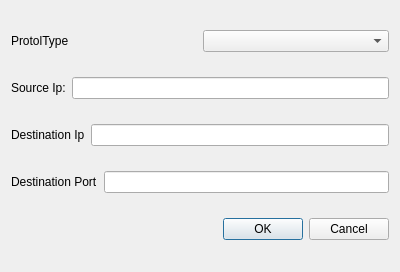
<?xml version="1.0" encoding="UTF-8"?>
<ui version="4.0">
 <class>FDialog</class>
 <widget class="QDialog" name="FDialog">
  <property name="geometry">
   <rect>
    <x>0</x>
    <y>0</y>
    <width>400</width>
    <height>272</height>
   </rect>
  </property>
  <property name="windowTitle">
   <string>FilterDialog</string>
  </property>
  <layout class="QVBoxLayout" name="verticalLayout">
   <item>
    <layout class="QHBoxLayout" name="horizontalLayout_4">
     <item>
      <widget class="QLabel" name="label">
       <property name="text">
        <string>ProtolType</string>
       </property>
       <property name="buddy">
        <cstring>TypeChooser</cstring>
       </property>
      </widget>
     </item>
     <item>
      <widget class="QComboBox" name="TypeChooser">
       <item>
        <property name="text">
         <string/>
        </property>
       </item>
       <item>
        <property name="text">
         <string>ip6</string>
        </property>
       </item>
       <item>
        <property name="text">
         <string>ip4</string>
        </property>
       </item>
       <item>
        <property name="text">
         <string>arp</string>
        </property>
       </item>
       <item>
        <property name="text">
         <string>icmp6</string>
        </property>
       </item>
       <item>
        <property name="text">
         <string>icmp4</string>
        </property>
       </item>
       <item>
        <property name="text">
         <string>tcp</string>
        </property>
       </item>
       <item>
        <property name="text">
         <string>udp</string>
        </property>
       </item>
       <item>
        <property name="text">
         <string>DNS</string>
        </property>
       </item>
       <item>
        <property name="text">
         <string>HTTP</string>
        </property>
       </item>
       <item>
        <property name="text">
         <string>FTP</string>
        </property>
       </item>
       <item>
        <property name="text">
         <string>POP3</string>
        </property>
       </item>
       <item>
        <property name="text">
         <string>SSH</string>
        </property>
       </item>
       <item>
        <property name="text">
         <string>TELNET</string>
        </property>
       </item>
       <item>
        <property name="text">
         <string>HTTPS</string>
        </property>
       </item>
       <item>
        <property name="text">
         <string>SMTP</string>
        </property>
       </item>
      </widget>
     </item>
    </layout>
   </item>
   <item>
    <layout class="QHBoxLayout" name="horizontalLayout_2">
     <item>
      <widget class="QLabel" name="label_2">
       <property name="text">
        <string>Source Ip:</string>
       </property>
       <property name="buddy">
        <cstring>Sourceip</cstring>
       </property>
      </widget>
     </item>
     <item>
      <widget class="QLineEdit" name="Sourceip"/>
     </item>
    </layout>
   </item>
   <item>
    <layout class="QHBoxLayout" name="horizontalLayout_3">
     <item>
      <widget class="QLabel" name="label_3">
       <property name="text">
        <string>Destination Ip</string>
       </property>
       <property name="buddy">
        <cstring>Destinationip</cstring>
       </property>
      </widget>
     </item>
     <item>
      <widget class="QLineEdit" name="Destinationip"/>
     </item>
    </layout>
   </item>
   <item>
    <layout class="QHBoxLayout" name="horizontalLayout">
     <item>
      <widget class="QLabel" name="label_4">
       <property name="text">
        <string>Destination Port</string>
       </property>
       <property name="buddy">
        <cstring>Destinationport</cstring>
       </property>
      </widget>
     </item>
     <item>
      <widget class="QLineEdit" name="Destinationport"/>
     </item>
    </layout>
   </item>
   <item>
    <widget class="QDialogButtonBox" name="buttonBox">
     <property name="orientation">
      <enum>Qt::Horizontal</enum>
     </property>
     <property name="standardButtons">
      <set>QDialogButtonBox::Cancel|QDialogButtonBox::Ok</set>
     </property>
    </widget>
   </item>
  </layout>
 </widget>
 <resources/>
 <connections>
  <connection>
   <sender>buttonBox</sender>
   <signal>accepted()</signal>
   <receiver>FDialog</receiver>
   <slot>accept()</slot>
   <hints>
    <hint type="sourcelabel">
     <x>227</x>
     <y>245</y>
    </hint>
    <hint type="destinationlabel">
     <x>157</x>
     <y>254</y>
    </hint>
   </hints>
  </connection>
  <connection>
   <sender>buttonBox</sender>
   <signal>rejected()</signal>
   <receiver>FDialog</receiver>
   <slot>reject()</slot>
   <hints>
    <hint type="sourcelabel">
     <x>316</x>
     <y>245</y>
    </hint>
    <hint type="destinationlabel">
     <x>286</x>
     <y>254</y>
    </hint>
   </hints>
  </connection>
 </connections>
</ui>
